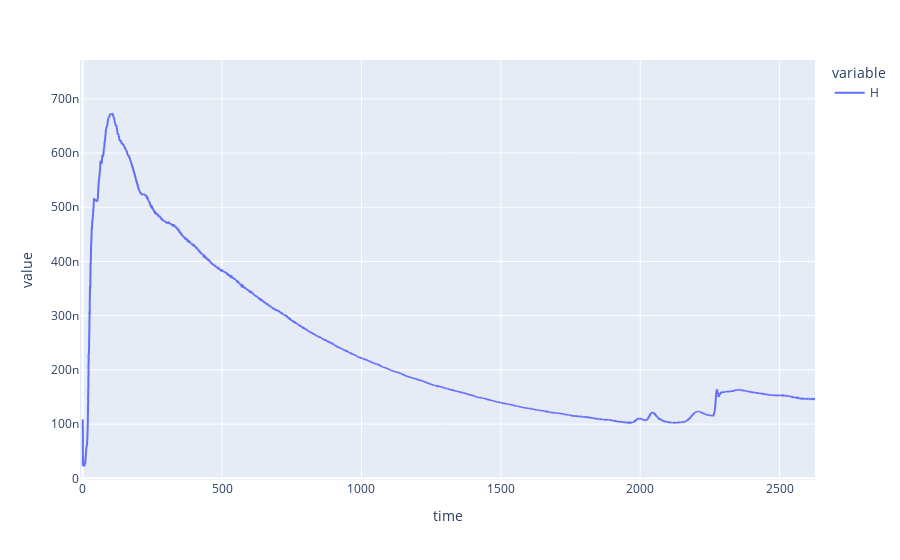

The code cell stored with this chart in its notebook:
### Code cell
H.preview()

### Figure 1 — Plotly figure (JSON) as saved in the notebook; plotly's stock layout.template omitted (floating-point values rounded to 4 significant figures; data arrays with more than 128 entries replaced by an {"elided": "..."} marker saying what was removed)
{"data": [{"hovertemplate": "variable=H<br>time=%{x}<br>value=%{y}<extra></extra>", "legendgroup": "H", "line": {"color": "#636efa", "dash": "solid"}, "mode": "lines", "name": "H", "showlegend": true, "type": "scattergl", "x": {"elided": "5001 float values"}, "xaxis": "x", "y": {"elided": "5001 float values"}, "yaxis": "y"}], "layout": {"autosize": true, "legend": {"title": {"text": "variable"}, "tracegroupgap": 0}, "margin": {"t": 60}, "xaxis": {"anchor": "y", "autorange": false, "domain": [0, 1], "range": [-9.417, 2627.0], "title": {"text": "time"}, "type": "linear"}, "yaxis": {"anchor": "x", "autorange": false, "domain": [0, 1], "range": [-3.064e-09, 7.716e-07], "title": {"text": "value"}, "type": "linear"}}}
